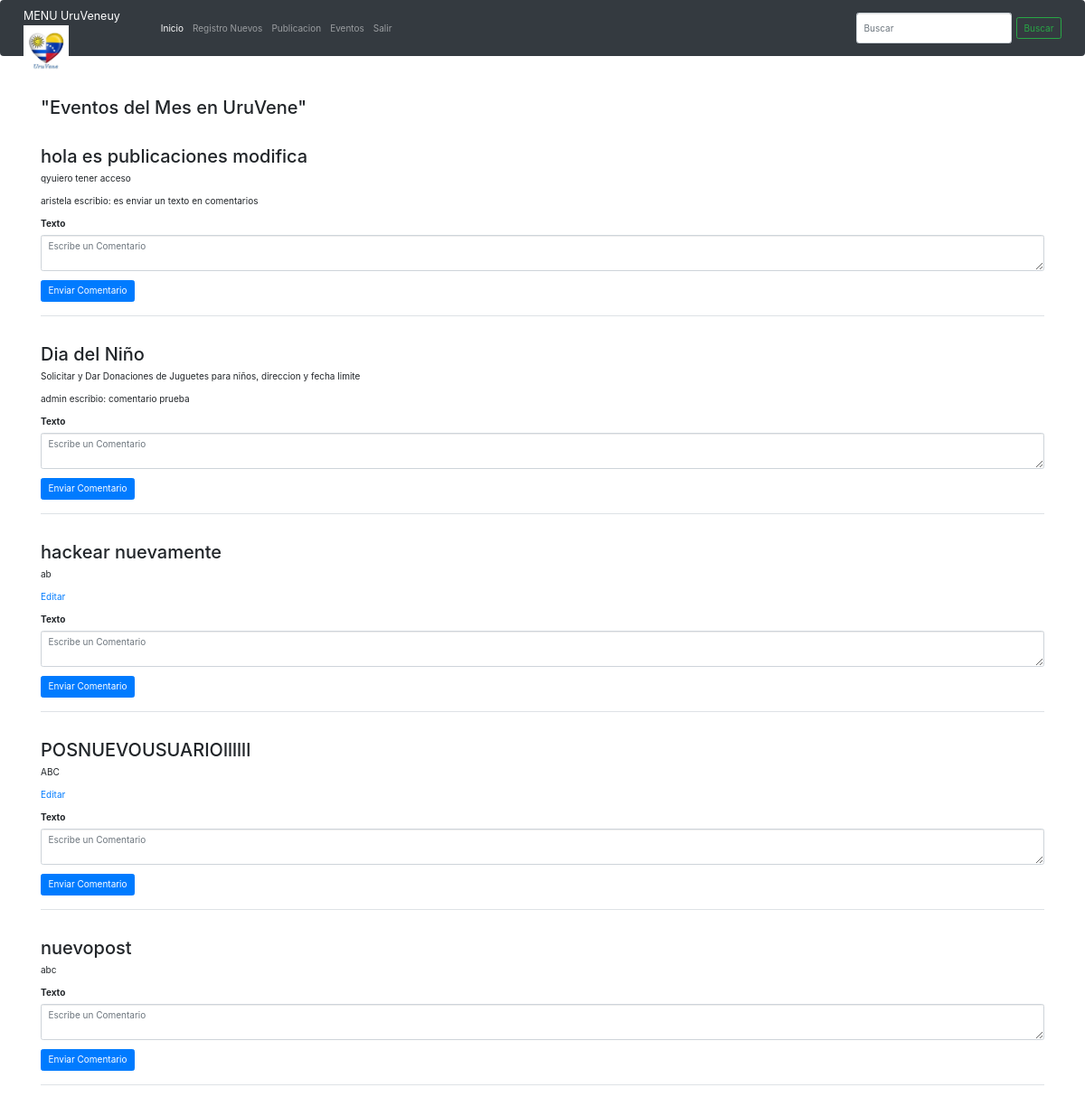
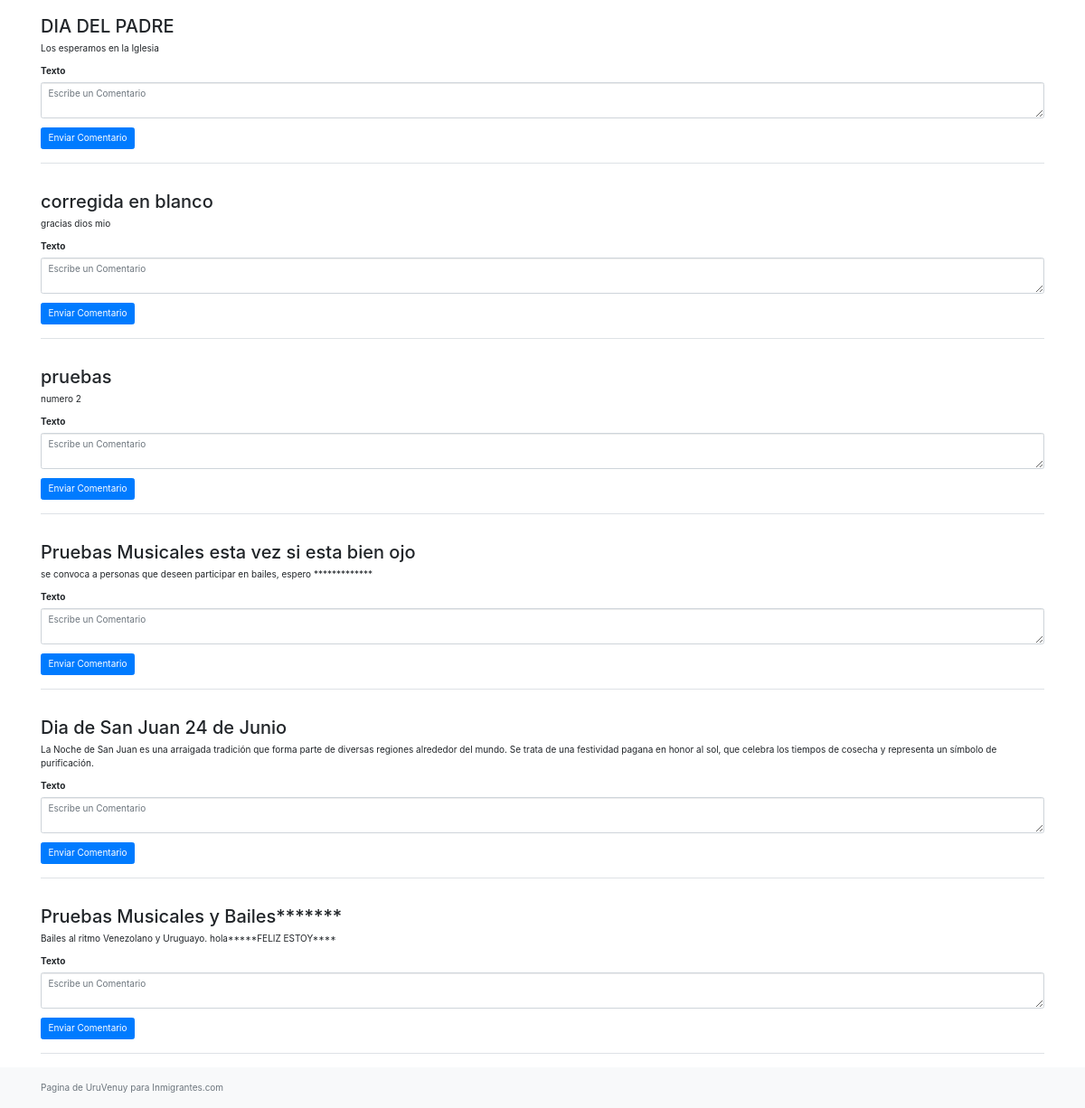
The app's page /post/ (signed in) with its own data (2 pictures, top to bottom).
### base/models.py (models this page shows, shortened)
class Posts(models.Model):
   title = models.CharField(max_length=200)
   text= models.TextField()
   updated = models.DateTimeField(auto_now= True)
   created =models.DateTimeField(auto_now_add= True)
   user = models.ForeignKey(User, null=True, on_delete=models.SET_NULL)

class Comment(models.Model):
    text = models.TextField()
    user = models.ForeignKey(User, null=True, on_delete=models.SET_NULL)
    post = models.ForeignKey(Posts, on_delete=models.CASCADE)
    updated = models.DateTimeField(auto_now= True)
    created =models.DateTimeField(auto_now_add= True)

### base/views.py (the view)
# urls.py: path('post/', post)
def post(request):
   mision = Posts.objects.order_by('-created')
   return render(request, 'ejemplo.html', {'ejemplo': mision})

### templates/ejemplo.html (shortened to what this page needs)
{% extends "layouts/main.html" %}
{% block content %}
<h2>"Eventos del Mes en UruVene"  </h2>
{%for p in ejemplo %}
<div class="my-4 py-4 border-bottom">
    <h2> {{p.title}} </h2>
    <p>  {{p.text}} </p>
    {% for c in p.comment_set.all %}
        <p> {{c.user.username}} escribio: {{c.text}} </p>
    {%endfor%}
    {% if request.user.is_authenticated and request.user == p.user %}
        <a href="/mision/{{p.id}}"> Editar </a>
    {% endif %}
    {% if request.user.is_authenticated %}
        <form method="POST" action="/comment/">
            <div class="form-group my-3">
                <label> Texto </label>
                <textarea class="form-control" name="text" placeholder="Escribe un Comentario"></textarea>
            </div>
            <button class="btn btn-primary" type="submit"> Enviar Comentario </button>
        </form>
    {% endif %}
</div>
{% endfor %}
{% endblock %}

### records on screen
Posts: title "hola es publicaciones modifica", text "qyuiero tener acceso"
Comment: user.username "aristela", text "es enviar un texto en comentarios"
Posts: title "Dia del Niño", text "Solicitar y Dar Donaciones de Juguetes para niños, direccion y fecha limite"
Comment: user.username "admin", text "comentario prueba"
Posts: title "hackear nuevamente", text "ab"
Posts: title "POSNUEVOUSUARIOllllll", text "ABC"
Posts: title "nuevopost", text "abc"
Posts: title "DIA DEL PADRE", text "Los esperamos en la Iglesia"
Posts: title "corregida en blanco", text "gracias dios mio"
Posts: title "pruebas", text "numero 2"
Posts: title "Pruebas Musicales esta vez si esta bien ojo", text "se convoca a personas que deseen participar en bailes, espero *************"
Posts: title "Dia de San Juan 24 de Junio", text "La Noche de San Juan es una arraigada tradición que forma parte de diversas regiones alrededor del mundo. Se trata de una festividad pagana en honor al sol, que celebra los tiempos de cosecha y representa un símbolo de purificación."
Posts: title "Pruebas Musicales y Bailes*******", text "Bailes al ritmo Venezolano y Uruguayo. hola*****FELIZ ESTOY****"
